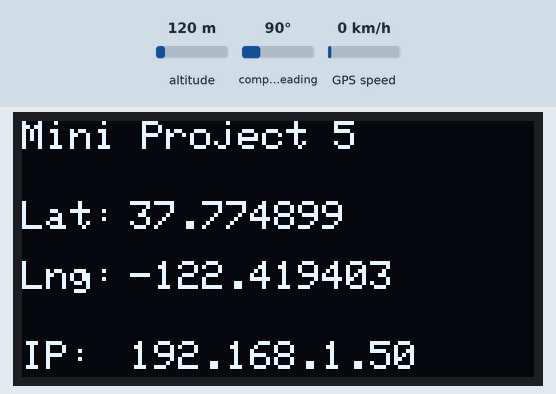
Simulated run of this sketch. Board: ESP8266 (NodeMCU). Parts: 128×64 one-colour display. Inputs (shaded band) come from the test bench; at power-on: altitude 120 m, compass heading 90°, GPS speed 0 km/h. WiFi joins after 1.5 s; servers stay silent unless stated; the GPS gets a fix after 3 s at 37.7749, -122.4194 with 8 satellites; what the sketch prints to the serial monitor is not drawn.

Above: at 13.6 s.

Measured:
- what the display in image 0 shows lasts 13.0 s, from 13.6 s to 26.6 s

The sketch:

Mini_project_Location_Tracker.ino
```cpp
#include <TinyGPS++.h>

#include <SoftwareSerial.h>

#include <ESP8266WiFi.h>

#include <Wire.h>

#include <Adafruit_GFX.h>

#include <Adafruit_SSD1306.h>

#define SCREEN_WIDTH 128 // OLED display width, in pixels

#define SCREEN_HEIGHT 64 // OLED display height, in pixels

// Declaration for an SSD1306 display connected to I2C (SDA, SCL pins)

Adafruit_SSD1306 display(SCREEN_WIDTH, SCREEN_HEIGHT, &Wire, -1);

TinyGPSPlus gps;  // The TinyGPS++ object

SoftwareSerial ss(2, 0); // The serial connection to the GPS device

const char* ssid = "ADITYA";

const char* password = "03071975";

float latitude , longitude;

int year , month , date, hour , minute , second;

String date_str , time_str , lat_str , lng_str;

int pm;

//int numreadings = 10;

String latarray[20];

String lngarray[20];

//String current_latarray[10], current_lngarray[10], previous_latarray[10], previous_lngarray[10] ;

unsigned int i = 0;

const unsigned long Interval = 13000;

unsigned long previousTime = 0;

WiFiServer server(80);

void setup()

{

  Serial.begin(115200);

  ss.begin(9600);

  delay(2000); // Pause for 2 seconds

  Serial.println();

  Serial.print("Connecting to ");

  Serial.println(ssid);

  WiFi.begin(ssid, password);

  while (WiFi.status() != WL_CONNECTED)

  {

    delay(500);

    Serial.print(".");

  }

  Serial.println("");

  Serial.println("WiFi connected");

  server.begin();

  Serial.println("Server started");

  // Print the IP address

  Serial.println(WiFi.localIP());

  if(!display.begin(SSD1306_SWITCHCAPVCC, 0x3C)) { // Address 0x3D for 128x64

    Serial.println(F("SSD1306 allocation failed"));

    for(;;);

  }

}

void loop()

{

  unsigned long currentTime = millis();

  display.clearDisplay();

  display.setTextSize(1);

  display.setTextColor(WHITE);


  while (ss.available() > 0)

    if (gps.encode(ss.read()))

    {

     if (currentTime - previousTime >= Interval) {

      if (gps.location.isValid())

      {

        //Serial.print("Getting Data");

        latitude = gps.location.lat();

        lat_str = String(latitude , 6);

        longitude = gps.location.lng();

        lng_str = String(longitude , 6);

        latarray[i] = lat_str;

        lngarray[i]= lng_str;

        i++;

        Serial.print(i);

        if (i>=20)

       // {

          i=0; //reset to beginning of array, so you don't try to save readings outside of the bounds of the array

        // }
        Serial.println("Latitude:");

        Serial.println(latarray[i]);

        Serial.println("Longitude:");

        Serial.println(lngarray[i]);

        Serial.println();

        display.setCursor(0, 0);

        display.println("Mini Project 5");

        display.display();

        display.setCursor(0, 20);

        display.println("Lat:");

        display.setCursor(27, 20);

        display.println(lat_str);

        display.setCursor(0, 35);

        display.println("Lng:");

        display.setCursor(27, 35);

        display.println(lng_str);

        display.setCursor(0, 55);

        display.println("IP:");

        display.setCursor(27, 55);

        display.println(WiFi.localIP());

        display.display();

        }

        previousTime = currentTime;

       }

      //}

      if (gps.date.isValid())

      {

        //Serial.print("Getting Time");

        date_str = "";

        date = gps.date.day();

        month = gps.date.month();

        year = gps.date.year();

        if (date < 10)

          date_str = '0';

        date_str += String(date);

        date_str += " / ";

        if (month < 10)

          date_str += '0';

        date_str += String(month);

        date_str += " / ";

        if (year < 10)

          date_str += '0';

        date_str += String(year);

      }

      if (gps.time.isValid())

      {

        time_str = "";

        hour = gps.time.hour();

        minute = gps.time.minute();

        second = gps.time.second();

        minute = (minute + 30);

        if (minute > 59)

        {

          minute = minute - 60;

          hour = hour + 1;

        }

        hour = (hour + 5) ;

        if (hour > 23)

          hour = hour - 24;

        if (hour >= 12)

          pm = 1;

        else

          pm = 0;

        hour = hour % 12;

        if (hour < 10)

          time_str = '0';

        time_str += String(hour);

        time_str += " : ";

        if (minute < 10)

          time_str += '0';

        time_str += String(minute);

        time_str += " : ";

        if (second < 10)

          time_str += '0';

        time_str += String(second);

        if (pm == 1)

          time_str += " PM ";

        else

          time_str += " AM ";

      }

    }

  // Check if a client has connected

  WiFiClient client = server.available();

  if (!client)

  {

    return;

  }

  // Prepare the response

  String s = "HTTP/1.1 200 OK\r\nContent-Type: text/html\r\n\r\n <!DOCTYPE html> <html> <head> <title>IoT based Location tracker using ESP8266-12F</title> <style>";

  s += "a:link {background-color: YELLOW;text-decoration: none;}";

  s += "table, th, td {border: 1px solid black;} </style> </head> <body> <h1  style=";

  s += "font-size:300%;";

  s += " ALIGN=CENTER> IoT based GPS system using ESP8266-12F</h1>";

  s += "<p ALIGN=CENTER style=""font-size:150%;""";

  s += "> <b>Location Details</b></p> <table ALIGN=CENTER style=";

  s += "width:50%";

  s += "> <tr> <th>Latitude</th>";

  s += "<td ALIGN=CENTER >";

  s += lat_str;

  s += "</td> </tr> <tr> <th>Longitude</th> <td ALIGN=CENTER >";

  s += lng_str;

  s += "</td> </tr> <tr>  <th>Date</th> <td ALIGN=CENTER >";

  s += date_str;

  s += "</td></tr> <tr> <th>Time</th> <td ALIGN=CENTER >";

  s += time_str;

  s += "</td>  </tr> </table> ";

   if (gps.location.isValid())

  {

    // s += "<p align=center><a style=""color:RED;font-size:125%;"" href=""http://maps.google.com/maps?&z=15&mrt=yp&t=k&q=";

     s += "<p align=center><a style=""color:RED;font-size:125%;"" href=""https://www.google.com/maps/dir/";

 //https://www.google.com/maps/dir/26.8172985,75.8286322/26.8181889,75.830…;

    for (int j=0; j<20; j++)

    {

    s += latarray[j];

    s += ",";

    s += lngarray[j];

    if (j<10)

    s += "/";

    }

    s += """ target=""_top"">Click here!</a> To check the location in Google maps.</p>";

  }

  s += "</body> </html> \n";

  client.print(s);

  delay(200);

 }
```
